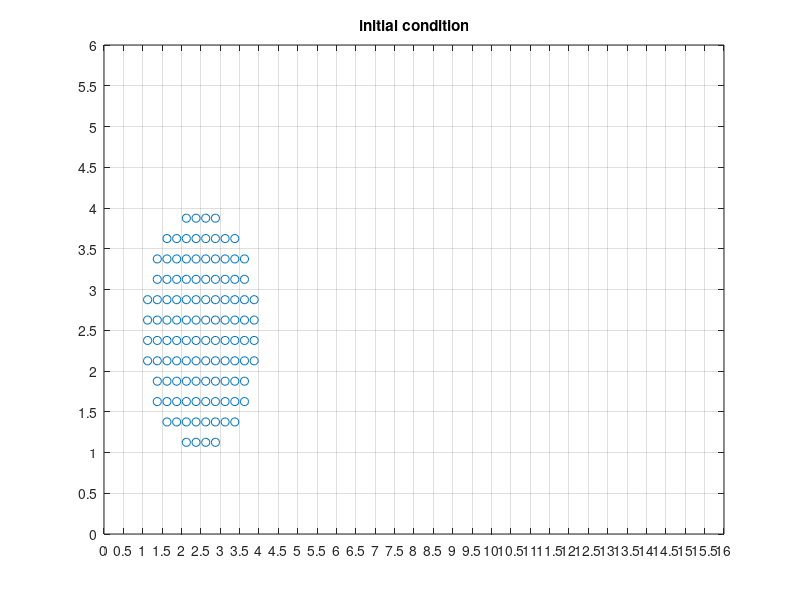

Write MATLAB code to recreate this figure. (Note: this script raises an error after producing the figure.)
% close all;
clear all;
tic;

%% Update
% 14 Feb update the damping m.a = F - c/m.v
% 14 Feb test the gravity loading 1D

% Unit
% kN - seconds - m
cfilter=0;

% fid=fopen('elasticSquare1.txt');

%% Material porperties
E                       = 10000     ;                  % Young modulus of solid
psp                     = 4.0           ;                  % solid density
nu                      = 0.41           ;                  % Poison ratio
g                       = 0.0            ;                  % gravity acceleration

D = [E/(1-nu.^2) E*nu/(1-nu.^2) 0; E*nu/(1-nu.^2) E/(1-nu.^2) 0; 0 0 E/(1-nu)];
Lambda                  = E*nu/(1+nu)/(1-2*nu);
Mu                      = E/2/(1+nu);

%% Time
ftime                   = 10;
dt                      = 0.001;
ndt                     = round(ftime/dt) +1;
t                       = 0;

% time integration
p_b                     = 1.0;
a_m                     = (2*p_b-1)/(1+p_b);
beta                    = (5-3*p_b)/(1+p_b).^2/(2-p_b);
gamma                   = 3/2-a_m;

%% Grid generation
NN(1,1)                 = 33;                               % number of nodes in X direction
NN(1,2)                 = 13;                               % number of nodes in Y direction
cellCount               = (NN(1)-1)*(NN(2)-1);              % number of elements
nodeCount               = NN(1)*NN(2);                      % number of nodes
LOC                     = zeros(NN(1)*NN(2),2);             % zero matrix of all nodal coordinate
le(1,1)                 = 0.5;                              % size of element in X direction
le(1,2)                 = le(1,1);                          % size of element in Y direction

LOCX                    = [0:NN(1)-1]'*le(1);               % Location of all nodes in X direction
LOCY                    = [0:NN(2)-1]'*le(2);               % Location of all nodes in Y direction

LOCCX                   = [0:(NN(1)-1)-1]'*le(1)+le(1)/2;   % Location of cells in X direction
LOCCY                   = [0:(NN(2)-1)-1]'*le(2)+le(2)/2;   % Location of cells in X direction

for i=1:NN(2)
    LOC((1+NN(1)*(i-1)):(NN(1)*(i-1)+NN(1)),1) = LOCX;      % generate the X node position in LOC
end

for i=1:NN(2)
    LOC((NN(1)*(i-1))+1:NN(1)*i,2) = LOCY(i);               % generate the Y nodeposition in LOC
end

for i=1:NN(2)-1
    LOCC((1+(NN(1)-1)*(i-1)):((NN(1)-1)*(i-1)+(NN(1)-1)),1) = LOCCX;        % generate the X element position in LOCC
end

for i=1:NN(2)-1
    LOCC(((NN(1)-1)*(i-1))+1:(NN(1)-1)*i,2) = LOCCY(i);                     % generate the Y element position in LOCC
end

%% Boundary condition
%% Boundary condition
fbc =[];

nfbcx = 0;
nfbcy = 0;
fbcx =[];
fbcy =[];

for n=1:nodeCount
    if LOC(n,1)<=0.5 || LOC(n,1)>=15.5
        nfbcx = nfbcx + 1;
        fbcx = [fbcx n];
    end
end

for n=1:nodeCount
    if LOC(n,2)<=0.5 || LOC(n,2)>=5.5
        nfbcy = nfbcy + 1;
        fbcy = [fbcy n];
    end
end

%% Particle generation
particle_per_cell       = 4;
spCount                 = 100*particle_per_cell;
lp(1,1)                 = le(1,1)/2;                                 % size of particle in X direction
lp(1,2)                 = lp(1,1);                              % size of particle in Y direction
x_sp                    = zeros(spCount,2);
d_sp                    = zeros(spCount,2);

sp=1;
while sp<spCount+0.0001
    for i=1:20
        for j=1:20
            x_sp(sp,1:2)= [1*le(1,1)+0.5*lp(1,1)+(j-1)*lp(1,1) 1*le(1,2)+0.5*lp(1,2)+(i-1)*lp(1,2)];
            sp=sp+1;
        end
    end  
end

sp=1;
while sp<spCount+1
    
        x_center = x_sp(sp,1)-2.5;
        y_center = x_sp(sp,2)-2.5;
        Radius = 1.5;
        
     if (x_center^2+y_center^2)>Radius^2 
    x_sp(sp,:)=[];
    spCount=spCount-1;
    sp=sp-1;
     end
    sp=sp+1;
end

figure
plot(x_sp(:,1),x_sp(:,2),'o');
title('initial condition');
grid on
axis([0,16,0,6]);
set(gca,'xtick',[0:le(1,1):LOCX(NN(1,1))]);
set(gca,'ytick',[0:le(1,2):LOCY(NN(1,2))]);
% set(gca,'XTickLabel',[]);
% set(gca,'YTickLabel',[]);

%% Initial condition
% Particle
dparticle               = lp(1)*lp(2);                          % area of particle domain
x_spo                   = x_sp;                                 % initial position
V_sp                    = dparticle * ones(spCount,1);          % volumn
m_sp                    = psp * V_sp;                           % mass
b_sp                    = [0 0];                                % body force
s_sp                    = zeros(spCount,3);                     % Stress tensor
ds_sp                   = zeros(spCount,3);                     % Stress increment
v_ssp                   = zeros(spCount,2);                     % velocty
e_sp                    = zeros(spCount,3);                     % Strain tensor
de_sp                   = zeros(spCount,3);                     % Strain increment
ptraction_sp            = zeros(spCount,2);
alpha_sp                = zeros(spCount,1);
F_sp                   = cell(spCount,1);

for sp = 1:spCount
    F_sp{sp} = [1 0; 0 1];
end
V_spo                   = V_sp;

for sp=1:spCount
    v_ssp(sp,:) = [5 0];
end

% Node
nmass_si                = zeros(nodeCount,1);
nmomentum_si            = zeros(nodeCount,2);
nvolume_si              = zeros(nodeCount,1);
niforce_si              = zeros(nodeCount,2);
neforce_si              = zeros(nodeCount,2);
nvelo_si                = zeros(nodeCount,2);
traction_si             = zeros(nodeCount,2);
nacc_si                 = zeros(nodeCount,2);
nacc_old_si             = zeros(nodeCount,2);
nacc_middle_si          = zeros(nodeCount,2);
nstress_si              = zeros(nodeCount*2,2);
A_si                    = zeros(nodeCount*2,2);

%% start the algorithm
% video
timestep = 100;    % number of frame to save
r=timestep/20;      % number of frame per second video ~200s

writerObj2           = VideoWriter('GIMP.avi');
writerObj2.FrameRate = r;    % number of frame per second
open(writerObj2);
    for tt = 1:timestep
         ft              = ftime/timestep*tt;
         
%   ft=ftime;

 while t<ft+0.0000000001      
     t
     
%% Reset value of node
nmass_si(:)                = 0;
nmomentum_si(:)            = 0;  
nforce_si(:)               = 0;
niforce_si(:)              = 0;
neforce_si(:)              = 0;
nvelo_si(:)                = 0;
nvolume_si(:)              = 0;
nacc_si(:)                 = 0;
nacc_middle_si(:)          = 0;
traction_si(:)             = 0;

%% Store particles into cell

 spElems = zeros(spCount,1);                            % vectors store no of elements for each particle
 xc = zeros(spCount,2);                                 % particle position - centroid of element
 CONNECT = zeros(spCount,16);                            % node 1=leftdown 2=righdown 3=rightup 4= leftup
 N = zeros(spCount,16);                                  % Shape function
 dN = zeros(spCount,32);                                 % Gradient of shape function
 
 for sp = 1:spCount
 spElems(sp) = ceil(x_sp(sp,1)/le(1))+(NN(1)-1)*(fix(x_sp(sp,2)/le(2)));   % compute vector store index elements                           
 
 CONNECT(sp,6)  = spElems(sp) + floor(spElems(sp)/(NN(1)-1));
 CONNECT(sp,2)  = CONNECT(sp,6)-NN(1);
 CONNECT(sp,1)  = CONNECT(sp,2)-1;
 CONNECT(sp,3)  = CONNECT(sp,2)+1;
 CONNECT(sp,4)  = CONNECT(sp,2)+2;
 CONNECT(sp,5)  = CONNECT(sp,6)-1;
 CONNECT(sp,7)  = CONNECT(sp,6)+1;
 CONNECT(sp,8)  = CONNECT(sp,6)+2;
 CONNECT(sp,10) = CONNECT(sp,6)+NN(1);
 CONNECT(sp,11) = CONNECT(sp,7)+NN(1);
 CONNECT(sp,9)  = CONNECT(sp,10)-1;
 CONNECT(sp,12) = CONNECT(sp,11)+1;
 CONNECT(sp,13) = CONNECT(sp,9)+NN(1);
 CONNECT(sp,14) = CONNECT(sp,10)+NN(1);
 CONNECT(sp,15) = CONNECT(sp,11)+NN(1);
 CONNECT(sp,16) = CONNECT(sp,12)+NN(1);
 
     for i=1:16
[N(sp,i),dN(sp,i),dN(sp,i+16)]=GIMPshape(x_sp(sp,1:2),LOC(CONNECT(sp,i),:),le(1,1),le(1,2),lp(1,1));
     end
 
 % Build matrix of gradient of shape function of 4 nodes of the cell which
 % contain the particles
 for i=1:16
dG((sp-1)*16+i,:) = [dN(sp,i) dN(sp,i+16)];
 end
 end
 
 for c =1:cellCount
     id_sp = find(spElems==c);
     mspoints{c}=id_sp;
 end
 
 %% Mapping from particle to nodes
 for sp=1:spCount
 % Build stress tensor
 SSP = [s_sp(sp,1) s_sp(sp,3);s_sp(sp,3) s_sp(sp,2)];
 
 for j=1:16
     npid                           = CONNECT(sp,j);
     
 % Mass
 nmass_si(npid)            = nmass_si(npid) + m_sp(sp)*N(sp,j);
 
 % Momentumlp(1,1)lp(1,1)lp(1,1)
 nmomentum_si(npid,:)      = nmomentum_si(npid,:) + m_sp(sp)*v_ssp(sp,:)*N(sp,j);
 
 % Internal forces
niforce_si(npid,:)         = niforce_si(npid,:) - (V_sp(sp)*SSP*dG((sp-1)*16+j,:)')';

 % External forces
neforce_si(npid,:)         = neforce_si(npid,:) + b_sp*m_sp(sp)*N(sp,j);

% Traction
 traction_si(npid,:)       = traction_si(npid,:) + V_sp(sp)*ptraction_sp(sp,:)*N(sp,j)/le(1,1)/le(1,2);
 
end 
 end

%% Update momentum
% Update force
 nforce_si      = niforce_si + neforce_si + traction_si;
 nmomentum_si   = nmomentum_si + nforce_si*dt;
 
 for n=1:nodeCount
     if nmass_si(n)==0
         continue
     end
 nacc_middle_si(n,:) = nforce_si(n,:)/nmass_si(n);
 end
 
 nacc_si           = (nacc_middle_si - nacc_old_si * a_m)/(1 - a_m);
 
 % Boundary condition
% for i=1:nfbc
% nforce_si(fbc(i),:)     = 0;
% nmomentum_si(fbc(i),:)  = 0;
% end

for i=1:nfbcx
nforce_si(fbcx(i),1)     = 0;
nmomentum_si(fbcx(i),1)  = 0;
end

for i=1:nfbcy
nforce_si(fbcy(i),2)     = 0;
nmomentum_si(fbcy(i),2)  = 0;
end
 
 %% Update solid particle velocity and position
 % Update position and velocity
 for sp = 1:spCount
if cfilter == 1
     for j = 1:16
              if nmass_si(CONNECT(sp,j))==0
                continue
              end
     
         v_ssp(sp,:)                      = v_ssp(sp,:) + dt * N(sp,j) * ((1-gamma)*nacc_old_si(CONNECT(sp,j),:)+gamma*nacc_si(CONNECT(sp,j),:));
         x_sp(sp,:)                       = x_sp(sp,:) + N(sp,j)*dt*(nmomentum_si(CONNECT(sp,j),:)/ nmass_si(CONNECT(sp,j)) + dt*((0.5-beta)*nacc_old_si(CONNECT(sp,j),:)+beta*nacc_si(CONNECT(sp,j),:)));
         d_sp(sp,:)                       = d_sp(sp,:) + N(sp,j)*dt*(nmomentum_si(CONNECT(sp,j),:)/ nmass_si(CONNECT(sp,j)) + dt*((0.5-beta)*nacc_old_si(CONNECT(sp,j),:)+beta*nacc_si(CONNECT(sp,j),:)));  
     end
else
     for j = 1:16
              if nmass_si(CONNECT(sp,j))==0
                continue
              end         
         v_ssp(sp,:)                      = v_ssp(sp,:) + dt * N(sp,j) * (nforce_si(CONNECT(sp,j),:)/nmass_si(CONNECT(sp,j)));
         x_sp(sp,:)                       = x_sp(sp,:) + nmomentum_si(CONNECT(sp,j),:)*N(sp,j)*dt/ nmass_si(CONNECT(sp,j));
         d_sp(sp,:)                       = d_sp(sp,:) + nmomentum_si(CONNECT(sp,j),:)*N(sp,j)*dt/ nmass_si(CONNECT(sp,j));
     end   
end
 end
 
 %% Mapping velocity back to node
 nmomentum_si(:) = 0;
 % Momentum
 for sp = 1:spCount
     for j = 1:16
         nmomentum_si(CONNECT(sp,j),:)  = nmomentum_si(CONNECT(sp,j),:) + m_sp(sp)*v_ssp(sp,:)*N(sp,j);
     end
 end
 
 % Velocity
  for sp = 1:spCount
 for j = 1:16
              if nmass_si(CONNECT(sp,j))==0
                continue
              end 
              
nvelo_si(CONNECT(sp,j),:)               = nmomentum_si(CONNECT(sp,j),:)/nmass_si(CONNECT(sp,j)); 
 end
  end
 
% Boundary condition
% for i=1:nfbc
% nvelo_si(fbc(i),:)     = 0;
% end
  
for i=1:nfbcx
nvelo_si(fbcx(i),1)     = 0;
end

for i=1:nfbcy
nvelo_si(fbcy(i),2)     = 0;
end
  
%   % Update effective stress
for c=1:cellCount
    mpts = mspoints{c};
    dEFSP = zeros(2,2*length(mpts));
    dS = zeros(2*length(mpts),16);
    
    for sp = 1:length(mpts)
        spid = mpts(sp);
        L_sp = zeros(2,2);
    
        for j=1:16
            L_sp = L_sp + [nvelo_si(CONNECT(spid,j),:)'*dG((spid-1)*16+j,:)];
        end
        
        dESP = (L_sp + L_sp')/2*dt; 
        dEFSP(:,sp*2-1:sp*2) = dESP;
        F_sp{spid} = (eye(2,2)+L_sp*dt)*F_sp{spid};                
        J = det(F_sp{spid});
        V_sp(spid)=V_spo(spid)*J;
         
        SSP = Lambda*log(J)/J*eye(2,2) + Mu/J*(F_sp{spid}*F_sp{spid}'-eye(2,2));
        s_sp(spid,1) = SSP(1,1);
        s_sp(spid,2) = SSP(2,2);
        s_sp(spid,3) = SSP(1,2);
        
    end
       
%     for sp = 1:length(mpts)
%         spid = mpts(sp);
%         de_sp(spid,1) = dEFSP(1,sp*2-1);
%         de_sp(spid,2) = dEFSP(2,sp*2);
%         de_sp(spid,3) = dEFSP(2,sp*2-1);
%         
%         ds_sp(spid,:) = D * de_sp(spid,:)';
%         s_sp(spid,:)  = s_sp(spid,:) + ds_sp(spid,:);
%     end
end

% Update time and step
 t = t+dt;
 
 % Store old nodal acceleration
 nacc_old_si = nacc_si;
 nforce_old_si = nforce_si;
 end
 
displacement = zeros(spCount,1);
velocity = zeros(spCount,1);
strain = zeros(spCount,1);
for sp=1:spCount
    displacement(sp) = sqrt(d_sp(sp,1)^2+d_sp(sp,2)^2);
    velocity(sp) = sqrt(v_ssp(sp,1)^2+v_ssp(sp,2)^2);
    strain(sp) = sqrt(e_sp(sp,1)^2+e_sp(sp,2)^2);
end

StressProfile1=figure;
set(StressProfile1, 'visible','off');
sz = 40;
color = strain;
% color = s_sp(:,3);
scatter(x_sp(:,1),x_sp(:,2),sz,color,'filled');
grid on
axis([0,LOCX(NN(1,1)),0,LOCY(NN(1,2))]);
set(gca,'xtick',[0:0.5:LOCX(NN(1,1))]);
set(gca,'ytick',[0:0.5:LOCY(NN(1,2))]);
h=colorbar;
colormap(jet(256))

% set(h, 'ytick', [0:0.2:1.2]);
caxis([0 0.25]);

    frame2 = getframe(StressProfile1);
    writeVideo(writerObj2,frame2);
 
    end

    close(writerObj2);